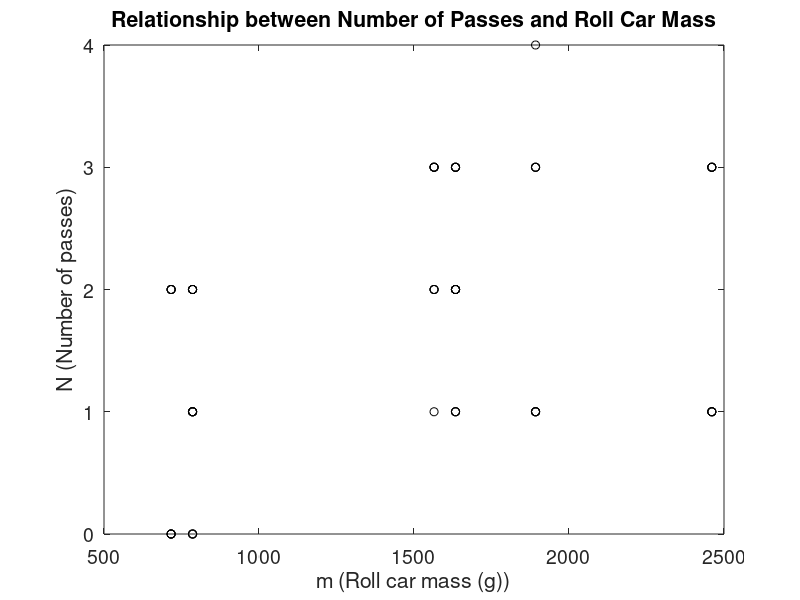

This figure's MATLAB source: (Note: this script raises an error after producing the figure.)
%% Determining the most important parameter.
% This function plots the number of passes against the roll car mass, the
% radius of gyration, and the drop height to determine which parameter is
% the most important.
load configurations_03_22_trimmed;

drop_height=[23.3,26.6,29.9,33.5,37.7,41.3,45.2,48.7,52.8,55.9]; % cm
passes=[];
mass=[];
r=[];
h_ID=[];

for m=1:length(combinedConfigurations_03_22)
    passes=[passes combinedConfigurations_03_22(m).passes];
    for n=1:combinedConfigurations_03_22(m).total_runs
        mass=[mass combinedConfigurations_03_22(m).m];
        r=[r combinedConfigurations_03_22(m).r];
        h_ID=[h_ID combinedConfigurations_03_22(m).h];
    end
end

h_actual=zeros(size(h_ID));
for m=1:length(h_actual)
    h_actual(m)=drop_height(h_ID(m));
end

%% Figure 1: passes vs m

figure(1);
plot(mass,passes,'ko');
xlabel('m (Roll car mass (g))');
ylabel('N (Number of passes)');
title('Relationship between Number of Passes and Roll Car Mass');
set(gca,'FontSize',14);

m_p_mdl=fitlm(mass,passes);
disp(['Number passes vs mass: R^2 =' num2str(m_p_mdl.Rsquared.Ordinary)]);

mass_reg=linspace(min(mass),max(mass),100);
mass_coeff=m_p_mdl.Coefficients.Estimate;
passes_m_reg=mass_coeff(1)+mass_coeff(2)*mass_reg;

hold on;
plot(mass_reg,passes_m_reg,'k-');
ylim([0 max(passes)+1]);

legend('Data',['Linear regression']); 
a=annotation('textbox',[.2 .8 .1 .1],'String',['N = ' num2str(mass_coeff(1),3) ... 
    ' + ' num2str(mass_coeff(2),3) 'm' char(10) 'R^2 = ' ...
    num2str(m_p_mdl.Rsquared.Ordinary,3)]);
set(a,'FontSize',14);

saveas(gcf,'/Users/UmColin/Documents/SHARED/6Sp18/6ME107/Roll Car/Github/ME107/RollCarCode/Graphs/MostImportantParameter/m_passes.jpg');
%% Figure 2: passes vs r_g

figure(2);
plot(r,passes,'ko');
xlabel('r_g (Radius of gyration (mm))');
ylabel('N (Number of passes)');
title('Relationship between Number of Passes and Roll Car R_g');
set(gca,'FontSize',14);

r_p_mdl=fitlm(r,passes);
disp(['Number passes vs r_g: R^2 =' num2str(r_p_mdl.Rsquared.Ordinary)]);

r_reg=linspace(min(r),max(r),100);
r_coeff=r_p_mdl.Coefficients.Estimate;
passes_r_reg=r_coeff(1)+r_coeff(2)*r_reg;

hold on;
plot(r_reg,passes_r_reg,'k-');
ylim([0 max(passes)+1]);

legend('Data',['Linear regression']); 
a=annotation('textbox',[.2 .8 .1 .1],'String',['N = ' num2str(r_coeff(1),3) ... 
    ' - ' num2str(-1*r_coeff(2),3) 'r_g' char(10) 'R^2 = ' ...
    num2str(r_p_mdl.Rsquared.Ordinary,3)]);
set(a,'FontSize',14);

saveas(gcf,'/Users/UmColin/Documents/SHARED/6Sp18/6ME107/Roll Car/Github/ME107/RollCarCode/Graphs/MostImportantParameter/r_passes.jpg');
%% Figure 3: passes vs h_actual

figure(3);
plot(h_actual,passes,'ko');
xlabel('h (Drop height (cm))');
ylabel('N (Number of passes)');
title('Relationship between Number of Passes and Drop Height');
set(gca,'FontSize',14);

h_actual_p_mdl=fitlm(h_actual,passes);
disp(['Number passes vs h_actual: R^2 =' num2str(h_actual_p_mdl.Rsquared.Ordinary)]);

h_actual_reg=linspace(min(h_actual),max(h_actual),100);
h_actual_coeff=h_actual_p_mdl.Coefficients.Estimate;
passes_h_actual_reg=h_actual_coeff(1)+h_actual_coeff(2)*h_actual_reg;

hold on;
plot(h_actual_reg,passes_h_actual_reg,'k-');
ylim([0 max(passes)+1]);

legend('Data',['Linear regression']); 
a=annotation('textbox',[.2 .8 .1 .1],'String',['N = ' num2str(h_actual_coeff(1),3) ... 
    ' + ' num2str(h_actual_coeff(2),3) 'h' char(10) 'R^2 = ' ...
    num2str(h_actual_p_mdl.Rsquared.Ordinary,3)]);
set(a,'FontSize',14);

saveas(gcf,'/Users/UmColin/Documents/SHARED/6Sp18/6ME107/Roll Car/Github/ME107/RollCarCode/Graphs/MostImportantParameter/h_actual_passes.jpg');